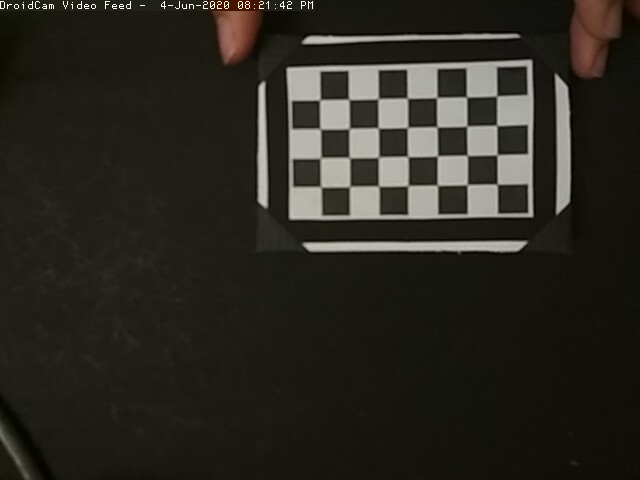
#> input picture Calibration_Images/Cam1/droidcam-20200604-202142.jpg, 640 x 480 px
$ python initialize.py
#> lines starting #> are read from the running program, lines starting #| are printed output that depends on the picture; after the words box and inside, x2 and y2 are one past the last pixel; in counts of white or black regions, pixels touching at a corner belong together
#> the answer given: y
import numpy as np
import cv2
import glob

savedir="Camera_Data/"

ChessX = 7
ChessY = 4

#Calculate and return homography matrix
def Cal_hom(frame):

	print("Calibrating Camera...")

	ref = cv2.imread("calb_ll.jpg")

	ret1, corners1 = cv2.findChessboardCorners(ref, (ChessY, ChessX), None)
	ret2, corners2 = cv2.findChessboardCorners(frame, (ChessY, ChessX), None)

	if ret2 == True:
		print("Corners Positive")
		h_mat, status = cv2.findHomography(corners2, corners1)
		ref = cv2.drawChessboardCorners(ref, (ChessY, ChessX), corners1,ret1)
		frame = cv2.drawChessboardCorners(frame, (ChessY, ChessX), corners2,ret2)
		cv2.imshow('result', frame)
		cv2.waitKey(0)
		cv2.destroyWindow('result')
		return h_mat
	else:
		print("Chessboard not found")

# Calculate Pixel per millimeters
def Cal_mils(frame):
	ret, corners = cv2.findChessboardCorners(frame, (ChessY, ChessX), None)
	print(corners)
	sumX = 0
	sumY = 0
	if ret == True:
		print("Calculating")
		for i in range(0, ChessY*(ChessX-1)):
			if((i+1)%ChessY != 0):
				frame = cv2.line(frame, tuple(corners[i+1][0]), tuple(corners[i][0]), (255, 0, 0), 3)
				sumY += (corners[i][0][1]-corners[i+1][0][1])
				cv2.waitKey(200)
				frame = cv2.line(frame, tuple(corners[i][0]), tuple(corners[i+ChessY][0]), (255, 0, 255), 3)
				sumX += (corners[i+ChessY][0][0] - corners[i][0][0])
				cv2.imshow("CapFrame", frame)
				cv2.waitKey(200)
		cv2.destroyWindow("CapFrame")
		return sumX/(9*(ChessY-1)*(ChessX-1)), sumY/(9*(ChessY-1)*(ChessX-1))


# Camera Calibration

def Calibrate():

	criteria = (cv2.TERM_CRITERIA_EPS + cv2.TERM_CRITERIA_MAX_ITER, 30, 0.001)
	# prepare object points, like (0,0,0), (1,0,0), (2,0,0) ....,(6,5,0)
	objp = np.zeros((7*4,3), np.float32)

	#add 2.5 to account for 2.5 cm per square in grid
	objp[:,:2] = np.mgrid[0:7,0:4].T.reshape(-1,2)*2.5

	# Arrays to store object points and image points from all the images.
	objpoints = [] # 3d point in real world space
	imgpoints = [] # 2d points in image plane.
	images = glob.glob('Calibration_Images/Cam1/*.jpg')

	win_name="Verify"
	cv2.namedWindow(win_name, cv2.WND_PROP_FULLSCREEN)
	cv2.setWindowProperty(win_name,cv2.WND_PROP_FULLSCREEN,cv2.WINDOW_FULLSCREEN)

	print("getting images")

	for fname in images:
		img = cv2.imread(fname)
#> img is the input picture: shape (480, 640, 3); mean B, G, R 33.6, 40.3, 41.7
		print(fname)
		gray = cv2.cvtColor(img, cv2.COLOR_BGR2GRAY)


		# Find the chess board corners
		ret, corners = cv2.findChessboardCorners(gray, (7,4), None)
#> ret = True; corners = 28 rows, first 8: [497, 184.2], [467.1, 184.7], [437.1, 185.2], [408.2, 185.6], [378.6, 185.7], [348.5, 187.2], [320.1, 186.3], [497, 154.9]

		# If found, add object points, image points (after refining them)
		if ret == True:
			objpoints.append(objp)
			corners2=cv2.cornerSubPix(gray,corners, (11,11), (-1,-1), criteria)
#> corners2 = 28 rows, first 8: [497.2, 184.2], [467.2, 184.6], [437.4, 185.3], [407.8, 185.7], [378.6, 186.1], [349.6, 186.6], [320.8, 186.8], [497, 154.8]
			imgpoints.append(corners)
			# Draw and display the corners
			cv2.drawChessboardCorners(img, (7,4), corners2, ret)
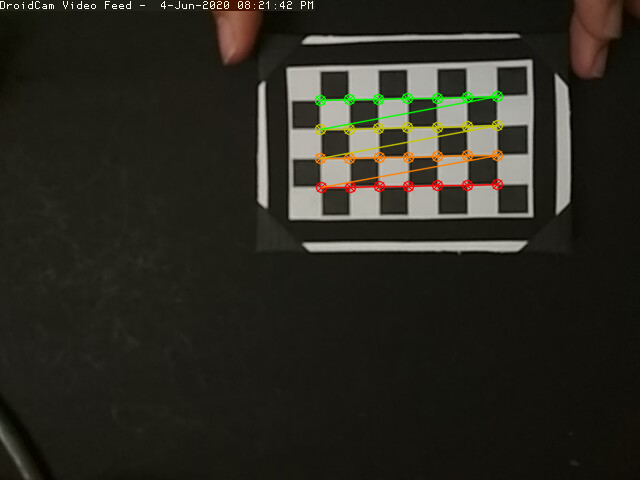
#> img: shape (480, 640, 3); 1.92% of pixels changed, all inside (x1, y1, x2, y2) = (314, 90, 504, 194)
			cv2.imshow(win_name, img)
			cv2.waitKey(500)
#> pass 2 of the loop in Calibrate, `for fname in images:`:
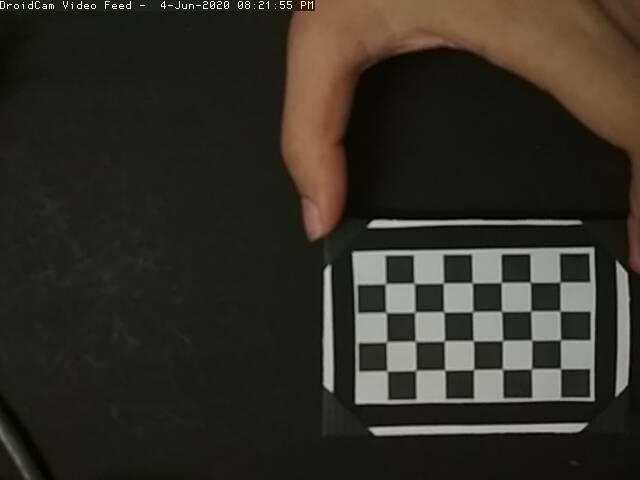
#> input picture Calibration_Images/Cam1/droidcam-20200604-202155.jpg, 640 x 480 px
#> in Calibrate, img is the input picture: shape (480, 640, 3); mean B, G, R 38.1, 45.9, 49.5
#> in Calibrate, `gray = cv2.cvtColor(img, cv2.COLOR_BGR2GRAY)`:
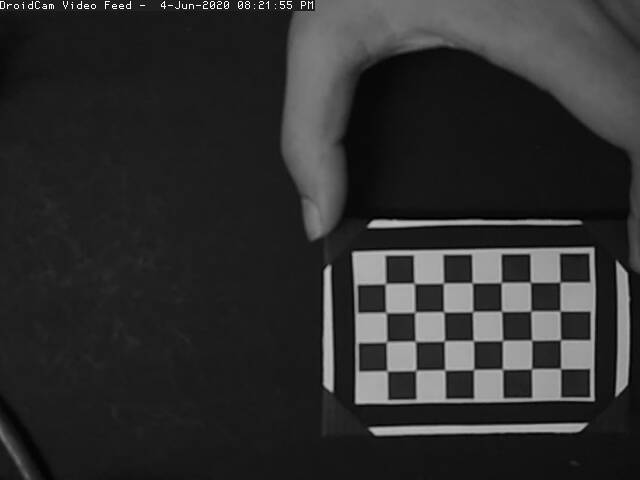
#> gray: shape (480, 640); min 0, max 255, mean 46
#> corners = 28 rows, first 8: [560.5, 368.7], [531.5, 369.1], [502.3, 369.2], [473.4, 369.4], [444.5, 369.8], [415.8, 369.8], [386.6, 370.6], [560.7, 339.6]
#> corners2 = 28 rows, first 8: [560.6, 368.6], [531.5, 368.8], [502.5, 369.2], [473.6, 369.5], [444.7, 369.9], [415.8, 370.4], [387.1, 370.8], [560.5, 339.8]
#> in Calibrate, `cv2.drawChessboardCorners(img, (7,4), corners2, ret)`:
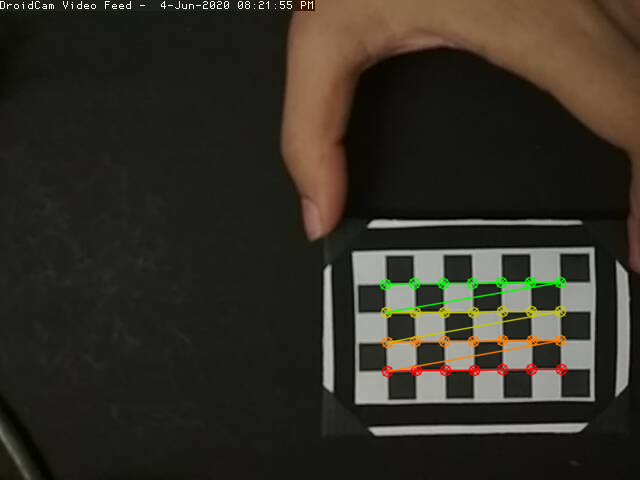
#> img: shape (480, 640, 3); 1.89% of pixels changed, all inside (x1, y1, x2, y2) = (379, 276, 568, 378)

	cv2.destroyAllWindows()

	print(">==> Starting calibration")
	ret, cam_mtx, dist, rvecs, tvecs = cv2.calibrateCamera(objpoints, imgpoints, gray.shape[::-1], None, None)
#> ret = 0.189; cam_mtx = [[4215.7, 0, 318.9], [0, 4162.6, 237.2], [0, 0, 1]]; dist = [[6.9, -881.4, 0.0146, 0.0445, -5.27]]; rvecs = ([0.237, -0.0325, 3.12], [-0.272, -0.043, 3.12]); tvecs = ([14.99, -4.53, 359.8], [20.57, 11.34, 366.8])

	return ret, cam_mtx, dist, rvecs, tvecs, img


#Main
k = input("Calibration required ? y/n :")
if k == 'y':
	ret, cam_mtx, dist, rvecs, tvecs, img = Calibrate()
#> ret = 0.189; dist = [[6.9, -881.4, 0.0146, 0.0445, -5.27]]; rvecs = ([0.237, -0.0325, 3.12], [-0.272, -0.043, 3.12]); tvecs = ([14.99, -4.53, 359.8], [20.57, 11.34, 366.8])

	# Save the camera Matrix
	print("Camera Matrix")
	print(cam_mtx)
#| [[4.21572214e+03 0.00000000e+00 3.18855581e+02]
#|  [0.00000000e+00 4.16261647e+03 2.37243706e+02]
#|  [0.00000000e+00 0.00000000e+00 1.00000000e+00]]
	np.save(savedir+'cam_mtx.npy', cam_mtx)

	# Save the distortion coeff
	print("Distortion Coeff")
	print(dist)
#| [[ 6.90028378e+00 -8.81391467e+02  1.45685181e-02  4.45350063e-02
#|   -5.26608569e+00]]
	np.save(savedir+'dist.npy', dist)

	print("r vecs")
#> (the run stopped early here; a loop or call above may not have finished)
